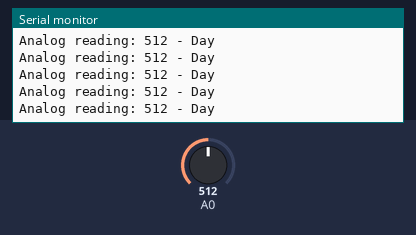
The sketch below on a simulated Arduino Uno, built with avr-gcc and run on an emulated ATmega328P. Parts: the last lines printed to the serial monitor. Inputs (shaded band) come from the test bench; at power-on: A0 = 512.

Above: at 1.2 s.
1.3 s: A0 set to 484
At 2.3 s:
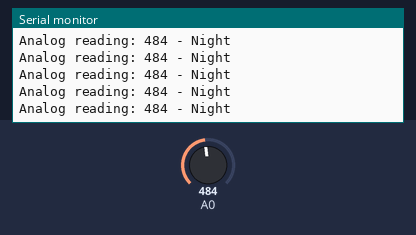
9.2 s: A0 set to 105
At 9.9 s:
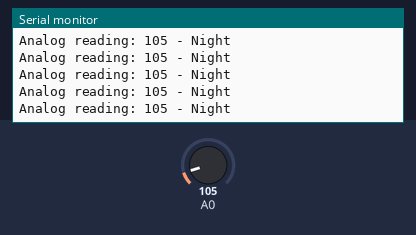
12.2 s: A0 set to 92
At 12.9 s:
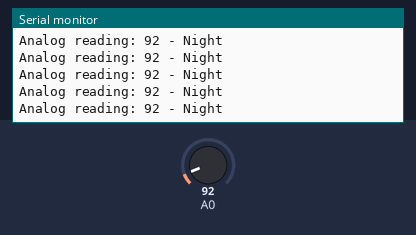
Timing chart, 0 to 15.2 s (numbered marks = the images above; inputs shaded):
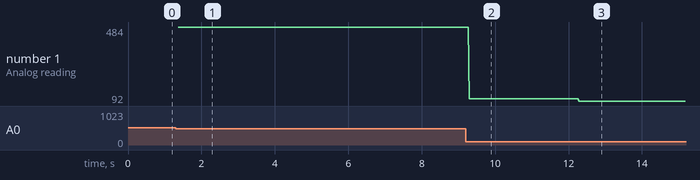

Measured:
- the behaviour switches between 501 and 500 on A0 (found by bisection; images 0 and 1)
- after the input at 1.3 s, the serial monitor: prints a new line after 0.07 s (image 1)
- after the input at 9.2 s, the serial monitor: prints a new line after 0.09 s (image 2)
- after the input at 12.2 s, the serial monitor: prints a new line after 0.09 s (image 3)
- plotted number 1: 484 → 105 after the input at 9.2 s, 105 → 92 after the input at 12.2 s

The sketch:

ldr.ino
```cpp
int value;
void setup() {
  // put your setup code here, to run once:
Serial.begin(9600);
}

void loop() {
  // put your main code here, to run repeatedly:
 value=analogRead(A0);
if(value>500){
  Serial.print("Analog reading: ");
  Serial.print(value);
  Serial.print(" - Day");
  Serial.println(" ");
}
if(value<=500){
  Serial.print("Analog reading: ");
  Serial.print(value);
  Serial.print(" - Night");
  Serial.println(" ");
}
}
```
